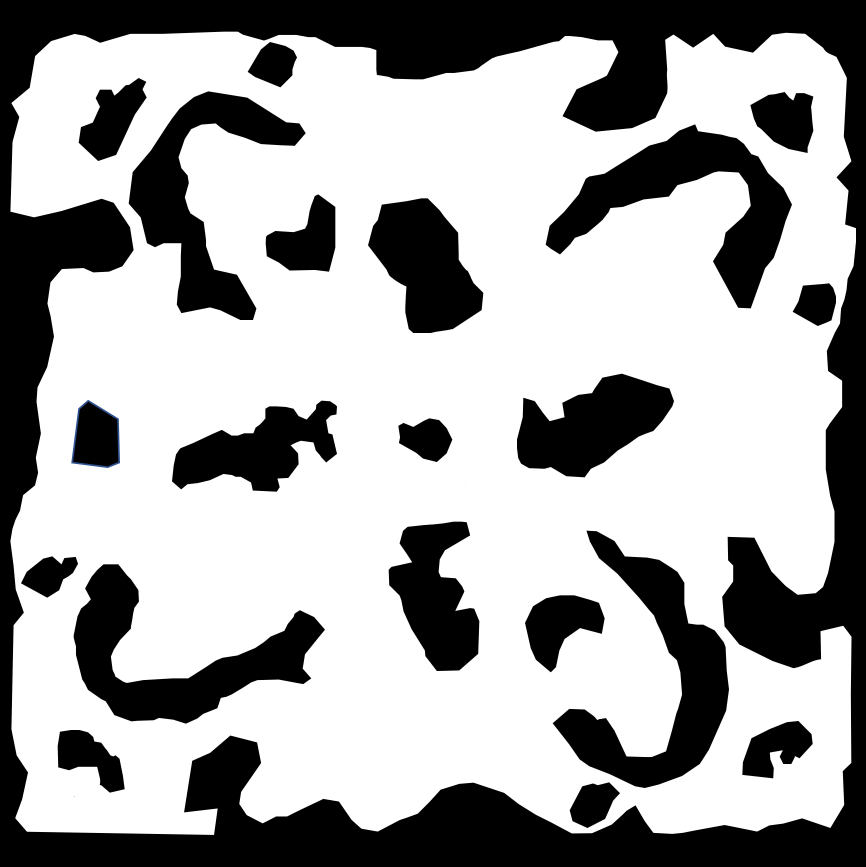
#> input picture expMap/GAME.png, 2598 x 2599 px, found by its file name (shown at 1/3 size)
$ python getLines.py
#> lines starting #> are read from the running program, lines starting #| are printed output that depends on the picture; after the words box and inside, x2 and y2 are one past the last pixel; in counts of white or black regions, pixels touching at a corner belong together
import cv2
import numpy as np
import sys

class PointTracker:
    def __init__(self, image_path):
        self.image_path = image_path
        self.points = []
        self.load_image()

    def load_image(self):
        """加载并预处理图像"""
        self.original_img = cv2.imread(self.image_path)
#> self.original_img is the input picture: shape (2599, 2598, 3); mean B, G, R 165.8, 165.7, 165.7
        if self.original_img is None:
            print(f"无法加载图像: {self.image_path}")
            sys.exit(1)

        # 调整图像大小以适应1200x1200窗口
        h, w = self.original_img.shape[:2]
#> h = 2599; w = 2598
        scale = min(1200/max(h, w), 1.0)
#> scale = 0.462
        self.display_img = cv2.resize(self.original_img, None, fx=scale, fy=scale)
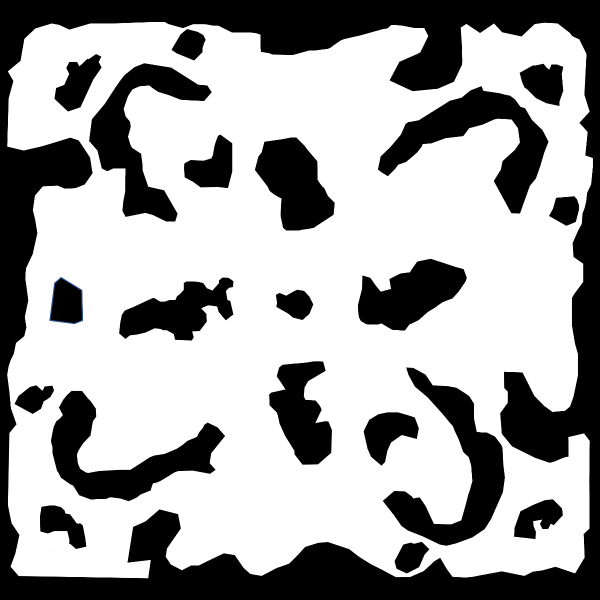
#> self.display_img: shape (1200, 1200, 3) (shown at 1/2 size); mean B, G, R 165.7, 165.7, 165.7
        self.scale_factor = scale
#> self.scale_factor = 0.462

    def mouse_callback(self, event, x, y, flags, param):
        """鼠标回调函数"""
        if event == cv2.EVENT_LBUTTONDOWN:
            # 记录点击坐标
            self.points.append((x, y))
            print(f"添加点: ({x}, {y})")

    def keyboard_handler(self):
        """键盘处理函数"""
        key = cv2.waitKey(100) & 0xFF
        if key == 8 or key == 127:  # Backspace键
            if self.points:
                removed_point = self.points.pop()
                print(f"删除点: {removed_point}")
        elif key == 27:  # ESC键退出
            return True
        return False

    def calculate_min_x_distance(self):
        """计算相邻点之间的最小横坐标距离"""
        if len(self.points) < 2:
            return None

        min_distance = float('inf')
        for i in range(len(self.points) - 1):
            distance = abs(self.points[i+1][0] - self.points[i][0])
            min_distance = min(min_distance, distance)

        return min_distance

    def draw_points_and_lines(self, img):
        """在图像上绘制点和射线"""
        # 绘制所有点
        for i, point in enumerate(self.points):
            # 绘制点（红色）
            cv2.circle(img, point, 5, (0, 0, 255), -1)
            # 添加点的序号
            cv2.putText(img, str(i), (point[0]+10, point[1]-10),
                       cv2.FONT_HERSHEY_SIMPLEX, 0.6, (0, 255, 0), 2)

            # 从该点向下引出射线（绿色）
            cv2.line(img, point, (point[0], img.shape[0]), (0, 255, 0), 1)

    def run(self):
        """主程序循环"""
        # 创建窗口
        cv2.namedWindow('Image Viewer', cv2.WINDOW_NORMAL)
        cv2.resizeWindow('Image Viewer', 1200, 1200)

        # 设置鼠标回调
        cv2.setMouseCallback('Image Viewer', self.mouse_callback)

        print("程序说明:")
        print("- 左键点击添加点")
        print("- 按Backspace键删除最后一个点")
        print("- 按ESC键退出程序")
        print("-" * 40)

        while True:
            # 复制图像以避免重复绘制
            display_copy = self.display_img.copy()

            # 绘制点和射线
            self.draw_points_and_lines(display_copy)

            # 计算并显示最小横坐标距离
            min_distance = self.calculate_min_x_distance()
            if min_distance is not None:
                print(f"相邻点间最小横坐标距离: {min_distance:.2f}")

            # 显示当前点数
            cv2.putText(display_copy, f'Points: {len(self.points)}',
                       (10, 30), cv2.FONT_HERSHEY_SIMPLEX, 1, (255, 255, 255), 2)
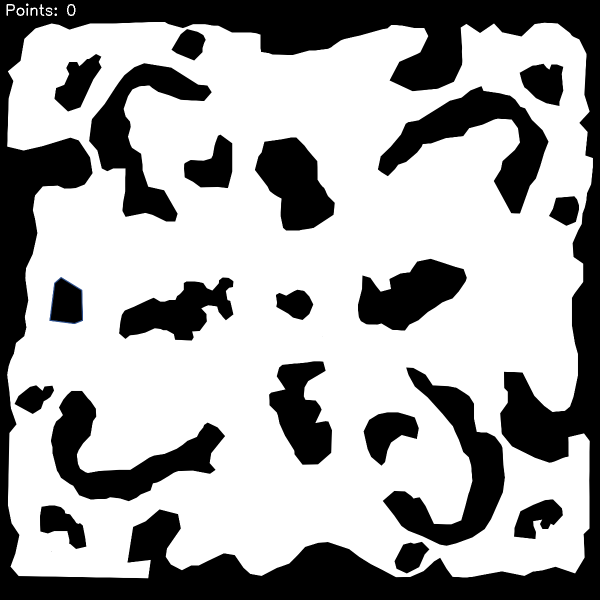
#> display_copy: shape (1200, 1200, 3) (shown at 1/2 size); 0.06% of pixels changed, all inside (x1, y1, x2, y2) = (13, 7, 151, 32)

            # 显示最小距离信息
            if min_distance is not None:
                cv2.putText(display_copy, f'Min X distance: {min_distance:.2f}',
                           (10, 70), cv2.FONT_HERSHEY_SIMPLEX, 1, (255, 255, 255), 2)

            # 显示图像
            cv2.imshow('Image Viewer', display_copy)

            # 处理键盘输入
            if self.keyboard_handler():
#> (key Esc is pressed here)
                break

        cv2.destroyAllWindows()

def main():
    # 指定图片路径
    # image_path = input("请输入图片路径: ").strip()
    image_path = "/home/tzyh_subsys/WorkSpace/kSNPP/expMap/GAME.png"
    # 创建并运行点追踪器
    tracker = PointTracker(image_path)
    tracker.run()

if __name__ == "__main__":
    main()

$ run again, with expMap/FLOOR.png copied over expMap/GAME.png
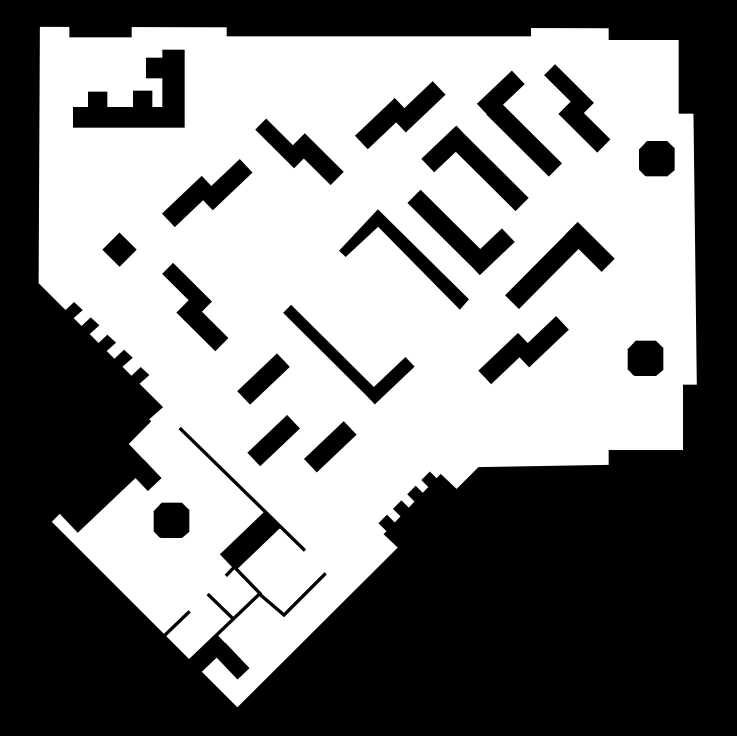
#> input picture expMap/FLOOR.png, 2209 x 2208 px, found by its file name (shown at 1/3 size)
#> in load_image, self.original_img is the input picture: shape (2208, 2209, 3); min 0, max 255, mean 129.1
#> in load_image, `self.display_img = cv2.resize(self.original_img, None, fx=scale, fy=sc..`:
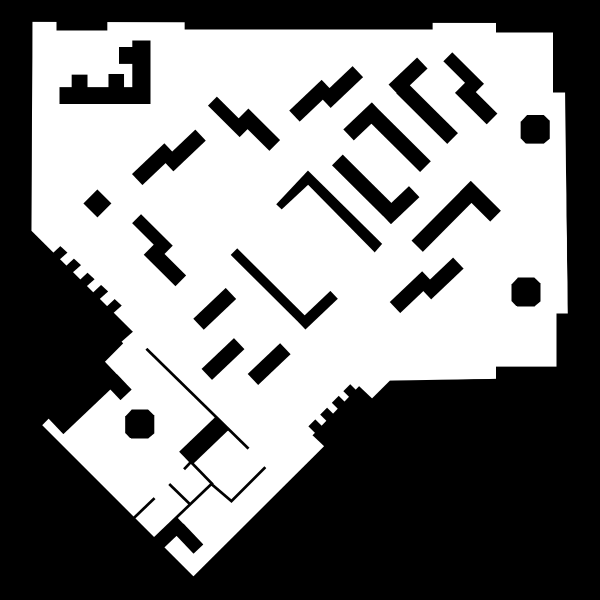
#> self.display_img: shape (1199, 1200, 3) (shown at 1/2 size); min 0, max 255, mean 129.2
#> in run, `cv2.putText(display_copy, f'Points: {len(self.points)}', (10, 30), cv2..`:
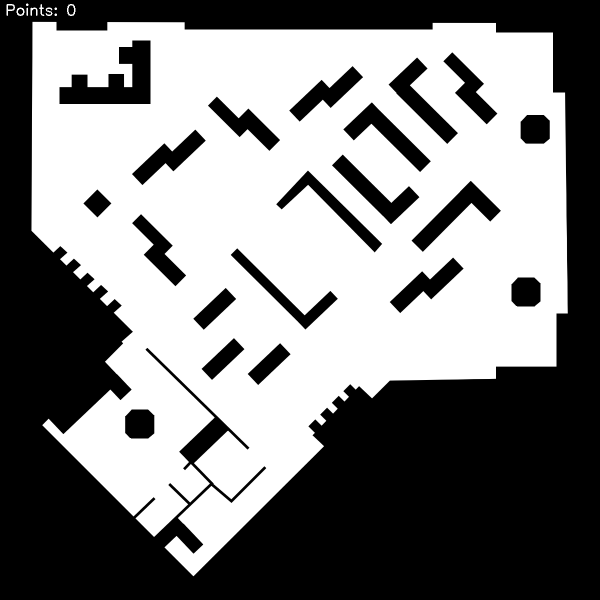
#> display_copy: shape (1199, 1200, 3) (shown at 1/2 size); 0.06% of pixels changed, all inside (x1, y1, x2, y2) = (13, 7, 151, 32)

$ run again, with expMap/MAZE.png copied over expMap/GAME.png
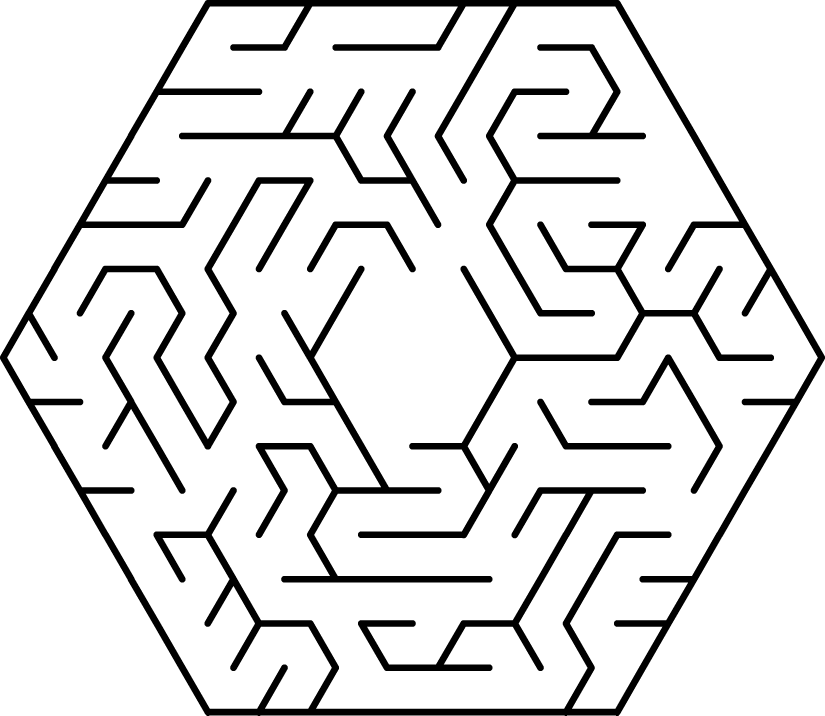
#> input picture expMap/MAZE.png, 3300 x 2862 px, found by its file name (shown at 1/4 size)
#> in load_image, self.original_img is the input picture: shape (2862, 3300, 3); 88.6% white; 12 black regions, largest, box (x1, y1, x2, y2) and area: (0, 0, 3300, 2862) 476854, (1432, 886, 3096, 2153) 119888, (1023, 1063, 1970, 2330) 108730
#> in load_image, `self.display_img = cv2.resize(self.original_img, None, fx=scale, fy=sc..`:
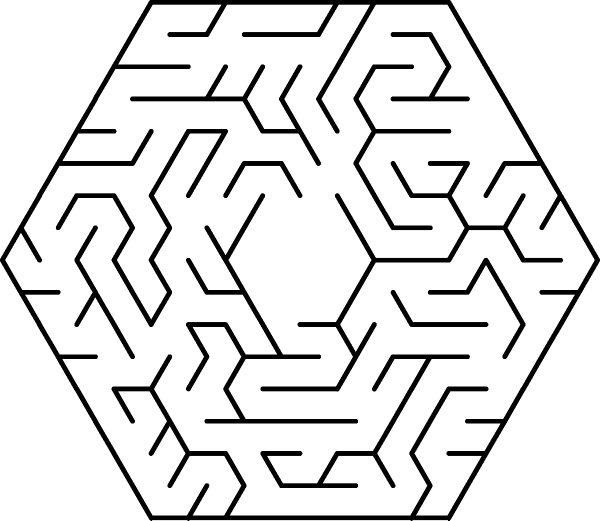
#> self.display_img: shape (1041, 1200, 3) (shown at 1/2 size); min 0, max 255, mean 225.9

$ run again, with expMap/MESS.png copied over expMap/GAME.png
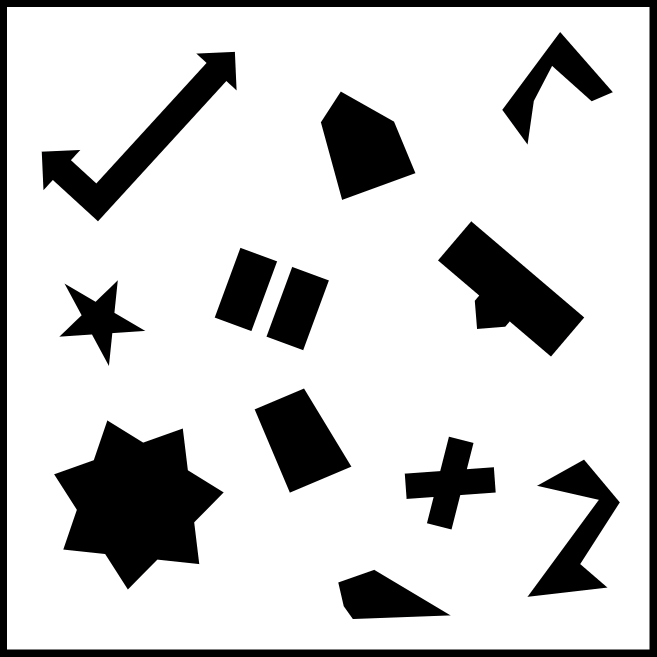
#> input picture expMap/MESS.png, 1313 x 1313 px, found by its file name (shown at 1/2 size)
#> in load_image, self.original_img is the input picture: shape (1313, 1313, 3); mean B, G, R 204.7, 204.7, 204.7
#> in load_image, `self.display_img = cv2.resize(self.original_img, None, fx=scale, fy=sc..`:
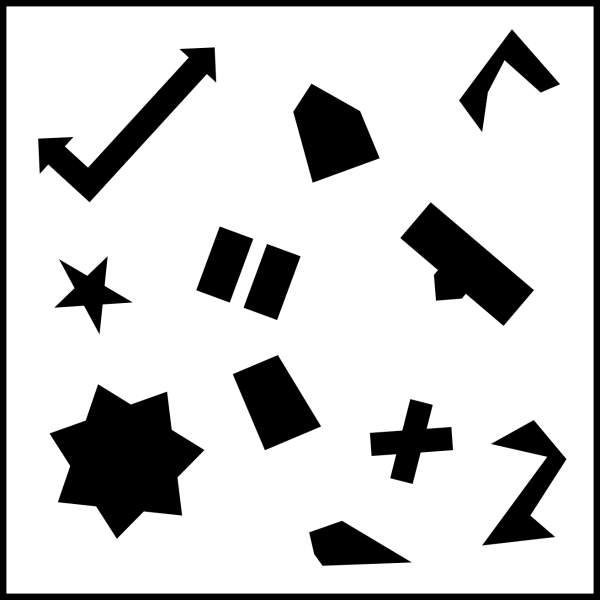
#> self.display_img: shape (1200, 1200, 3) (shown at 1/2 size); mean B, G, R 204.7, 204.7, 204.7
#> display_copy: shape (1200, 1200, 3); 0.01% of pixels changed, all inside (x1, y1, x2, y2) = (13, 7, 150, 13)
